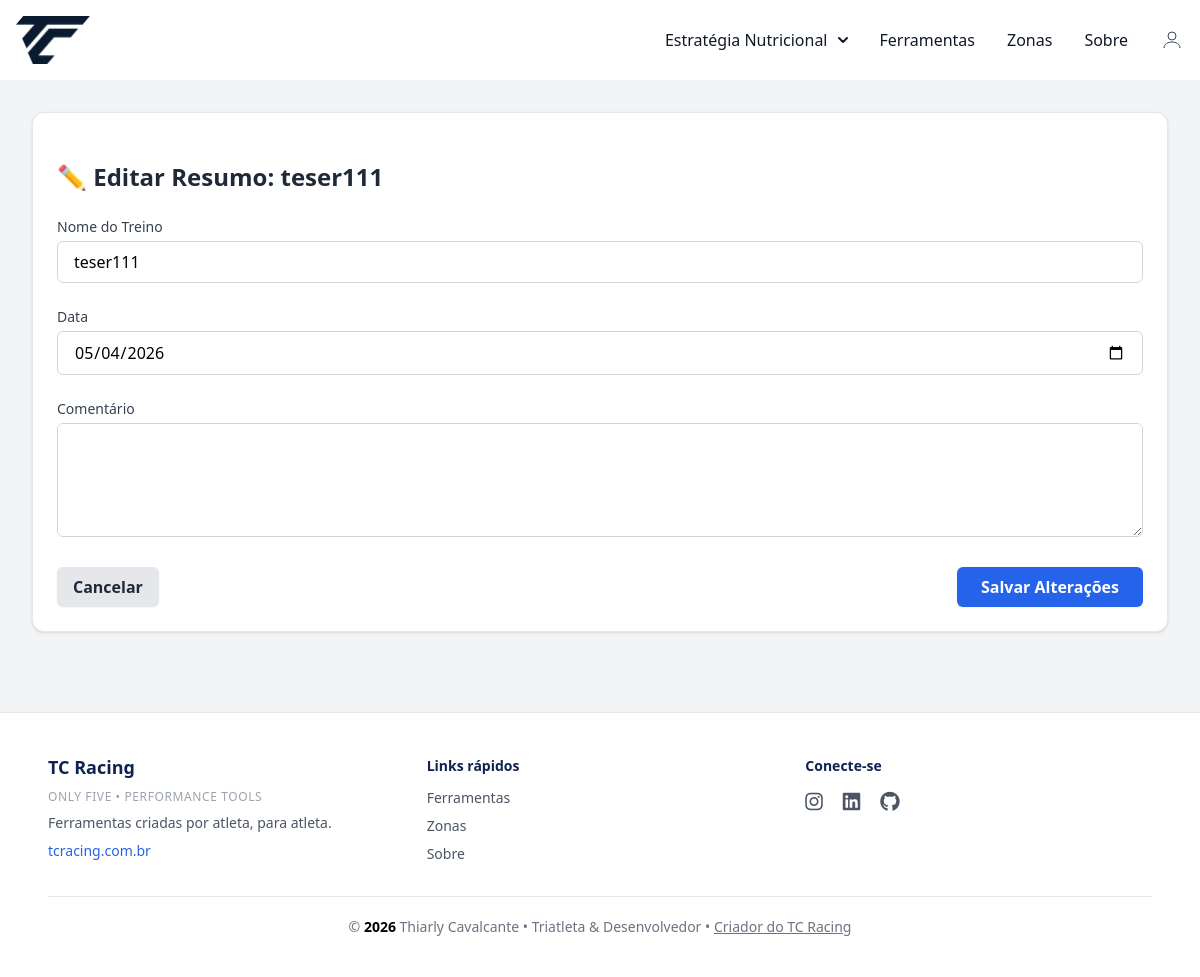
/resumo/editar/24 (signed in), run on an earlier commit of the app's database.
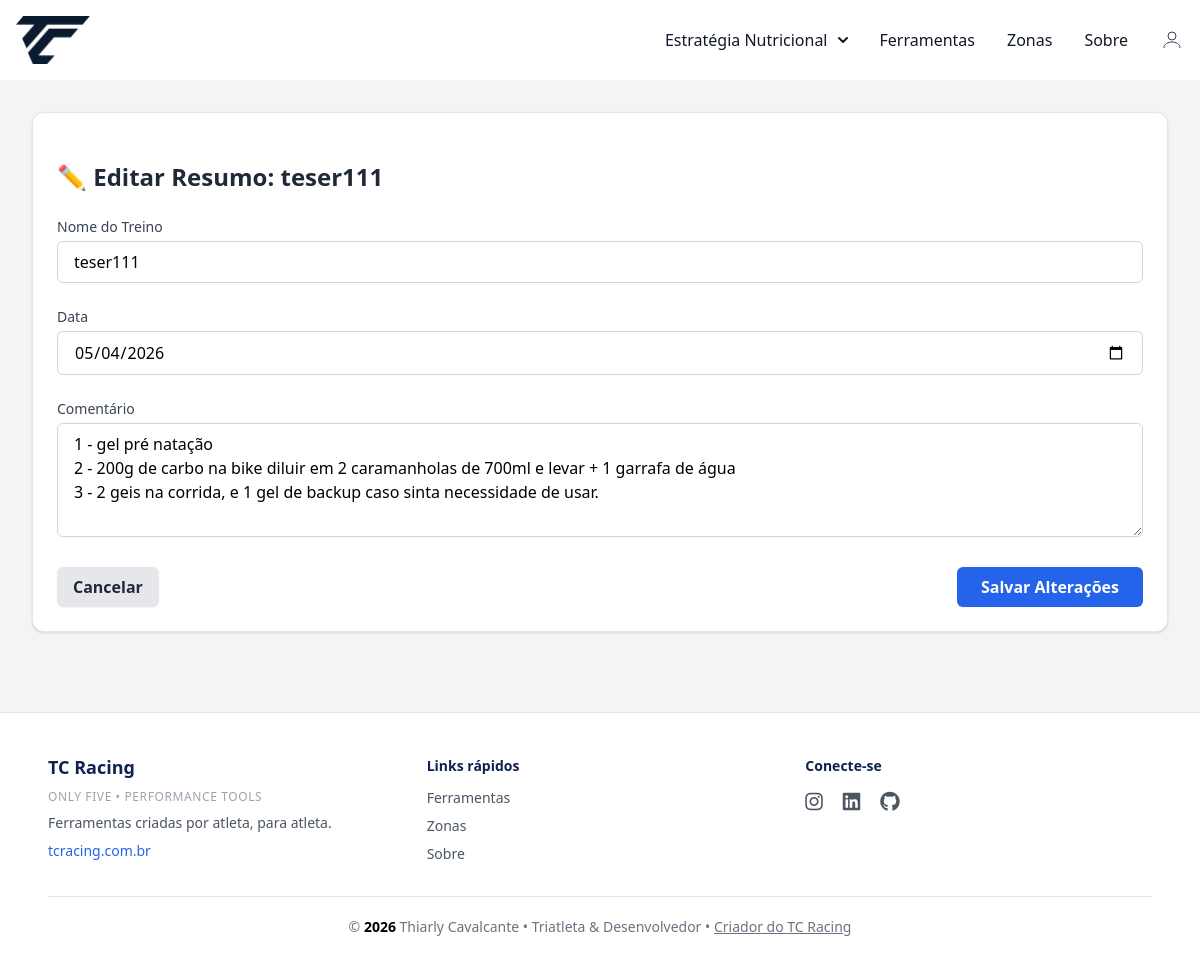
And on a later commit of the database.
### conversor/models.py (models this page shows, shortened)
class ResumoSalvo(database.Model):
    __tablename__ = 'resumos_salvos'
    id = database.Column(database.Integer, primary_key=True)
    pessoa_id = database.Column(database.Integer, database.ForeignKey('pessoas.id'), nullable=True)
    user_id = database.Column(database.Integer, database.ForeignKey('user.id'), nullable=False)
    token_publico = database.Column(database.String(100), unique=True, nullable=True)
    nome_treino = database.Column(database.String(100), nullable=False)
    data = database.Column(database.Date, nullable=False)
    comentario = database.Column(database.Text)
    resumo_dados = database.Column(database.JSON, nullable=False)
    suplementos_utilizados = database.Column(database.Text, nullable=True)  # ✅ Novo campo
    tempo_natacao = database.Column(database.Float)
    tempo_bike = database.Column(database.Float)
    tempo_corrida = database.Column(database.Float)
    tempo_total = database.Column(database.Float)
    ordem = database.Column(database.Integer, nullable=False, default=0)
    pessoa = database.relationship('Pessoa', backref='resumos')
    criado_em = database.Column(database.DateTime, default=datetime.utcnow)

### conversor/router.py (the view, shortened to what this page needs)
@app.route('/resumo/editar/<int:id>', methods=['GET', 'POST'])
@login_required
def editar_resumo(id):
    resumo = ResumoSalvo.query.get_or_404(id)
    if resumo.user_id != current_user.id:
        flash("Você não tem permissão para editar esse resumo.", "danger")
        return redirect(url_for('resumo_view'))
    form = SalvarResumoForm(obj=resumo)
    return render_template("editar_resumo.html", form=form, resumo=resumo)

### conversor/forms.py
class SalvarResumoForm(FlaskForm):
    pessoa_id = SelectField('Pessoa / Atleta', coerce=int, choices=[], validators=[Optional()])
    nome_treino = StringField('Nome do Treino', validators=[DataRequired()])
    data = DateField("Data", format="%Y-%m-%d", validators=[DataRequired()])
    comentario = TextAreaField('Comentário')
    submit = SubmitField('Salvar Resumo')

### conversor/models.py (called while the page is built)
@login_manager.user_loader
def load_user(user_id):
    return User.query.get(int(user_id))

### conversor/templates/editar_resumo.html (shortened to what this page needs)
{% extends 'base.html' %}
{% block content %}
<div class="max-w-7xl mx-auto py-8 px-4 sm:px-6 lg:px-8">
  <form method="POST" class="bg-white p-6 rounded-xl shadow border border-gray-200 space-y-6">
    <h1 class="text-2xl font-bold text-gray-800 mb-8 mt-8">✏️ Editar Resumo: {{ resumo.nome_treino }}</h1>
    <div>
      <label class="block text-sm font-medium text-gray-700 mb-1">Nome do Treino</label>
      {{ form.nome_treino(class="w-full px-4 py-2 border border-gray-300 rounded-md") }}
    </div>
    <div>
      <label class="block text-sm font-medium text-gray-700 mb-1">Data</label>
      {{ form.data(class="w-full px-4 py-2 border border-gray-300 rounded-md") }}
    </div>
    <div>
      <label class="block text-sm font-medium text-gray-700 mb-1">Comentário</label>
      {{ form.comentario(class="w-full px-4 py-2 border border-gray-300 rounded-md", rows="4") }}
    </div>
    <div class="flex justify-between mt-6">
      <a href="{{ url_for('resumo_view') }}" class="bg-gray-200 hover:bg-gray-300 text-gray-800 font-semibold px-4 py-2 rounded-md shadow-sm">
        Cancelar
      </a>
      <button type="submit" class="bg-blue-600 hover:bg-blue-700 text-white font-semibold px-6 py-2 rounded-md shadow-sm">
        Salvar Alterações
      </button>
    </div>
  </form>
</div>
{% endblock %}

What changed in the data, as far as the page shows it:
changed ResumoSalvo "teser111": comentario (not shown) → "1 - gel pré natação 2 - 200g de carbo na bike diluir em 2 caramanholas de 700ml e levar + 1 garrafa de água 3 - 2 geis na corrida, e 1 gel de backup caso sinta necessidade de usar."
